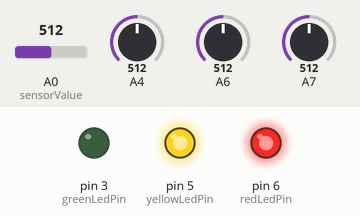
The sketch below on a simulated Arduino Uno, built with avr-gcc and run on an emulated ATmega328P. Shown: output pins drawn as LEDs (lit = HIGH). Inputs (shaded band) come from the test bench; at power-on: A0 (sensorValue) = 512, A4 = 512, A6 = 512, A7 = 512.

Above: at 1.2 s.
1.3 s: A0 (sensorValue) set to 106
2.8 s: A0 (sensorValue) set to 93
At 3.2 s:
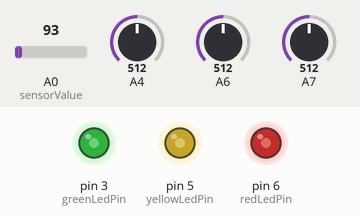
4.3 s: A0 (sensorValue) set to 110
At 5.1 s:
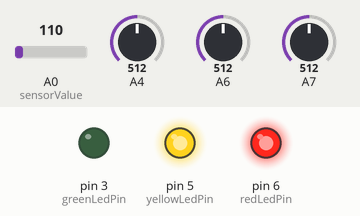
5.8 s: A0 (sensorValue) set to 90
At 6.7 s:
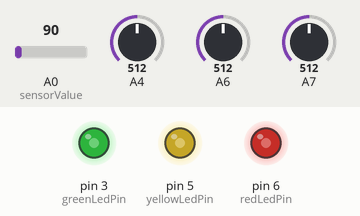
7.3 s: A4 set to 716
At 8.5 s:
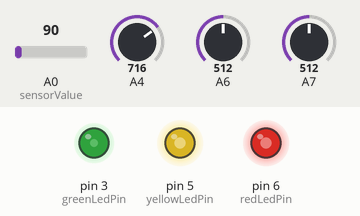
8.8 s: A4 set to 306
At 10.2 s:
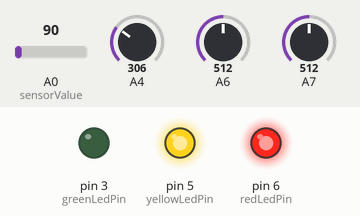
Timing chart, 0 to 11.3 s (numbered marks = the images above; inputs shaded):
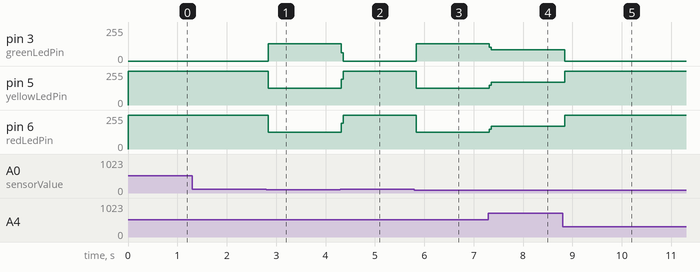

The sketch:

_05_Threshold.ino
```cpp
/*
 Sensor Threshold

 Behavior:
 This code reads the ambient light using a photocell and turns on
 an different LED depending on threshold values set by hand in the code.

 Circuit:
 * Pin 3: LED, anode to microcontroller, 330 Ohm resistor from
 cathode to ground
 * Pin 3: red LED, anode to microcontroller, 330 Ohm resistor from
 cathode to ground
 * Pin 5: yellow LED, anode to microcontroller, 330 Ohm resistor from
 cathode to ground
 * Pin 6: green LED, anode to microcontroller, 330 Ohm resistor from
 cathode to ground
 * Pin A0: Attach one lead of a photocell to 5V and another to a 10k Ohm
 resistor that is connected to ground. Connect the Arduino sensor pin to
 the photocell lead that is also attached to the 10k Ohm resistor.

 photocell
  _________     ____(/\/\/\)--|5V+
 |	   |    |
 | Arduino |    |
 |    	 A0|-----
 |  	   |    |   10k Ohm
 |  	   |    |---/\/\/\-----|l> GND
 |         |
 |    	   |    LED     330 Ohm
 |     PIN3|----(>|)----/\/\/\----|l> GND
 |         |
 |         |    LED     330 Ohm
 |     PIN5|----(>|)----/\/\/\----|l> GND
 |         |
 |         |    LED     330 Ohm
 |     PIN6|----(>|)----/\/\/\----|l> GND
 |_________|

 (ADVANCED QUESTION: what happens if you switch the 10kOhm resistor and the photocell? )

 Loosely based on "Knock" Example Code included w/ Arduino 1.0.5.
 Adapted by Carlyn Maw 2013

 */

//////////////////////////////////////////////////////////////////////
///////////// USER DEFINED CONSTANTS & STARTING VALUES ///////////////

//where the led is
const int redLedPin = 6;
const int yellowLedPin = 5;
const int greenLedPin = 3;

//where the sensor is, and its typical range
const int sensorPin = A0;
const int yellowThreshold = 100; //manual choice.
const int redThreshold = 400;  //manual choice.

//////////////////////////////////////////////////////////////////////
//variables, value determined by the code
int sensorValue = 0;      // holds the sensor reading, max range 0 to 1023

// the setup routine runs once when you press reset
void setup() {

  // initialize serial communication at 9600 bits per second:
  Serial.begin(9600);

  // initialize the digital pin as an output:
  pinMode(redLedPin, OUTPUT);
  pinMode(yellowLedPin, OUTPUT);
  pinMode(greenLedPin, OUTPUT);

  //make sure everyone starts off
  digitalWrite(greenLedPin, LOW);
  digitalWrite(yellowLedPin, LOW);
  digitalWrite(redLedPin, LOW);
}


void loop() {

  // read the analog input and store the value in sensorValue
  sensorValue = analogRead(sensorValue);

  //just incase threshold needs to be debugged.
  //Serial.println(sensorValue);
  //delay(10);

  // if the sensor reading is less than the threshold:
  if (sensorValue <= yellowThreshold) {
    // update the LED pin
    digitalWrite(greenLedPin, HIGH);
    digitalWrite(yellowLedPin, LOW);
    digitalWrite(redLedPin, LOW);
  }
  else if ((sensorValue > yellowThreshold) && (sensorValue < redThreshold)) {
    digitalWrite(greenLedPin, LOW);
    digitalWrite(yellowLedPin, HIGH);
    digitalWrite(redLedPin, HIGH);
  }
  else if (sensorValue >= redThreshold) {
    digitalWrite(greenLedPin, LOW);
    digitalWrite(yellowLedPin, HIGH);
    digitalWrite(redLedPin, HIGH);
  }

}
```

Measured:
- the behaviour switches between 101 and 100 on A0 (sensorValue) (found by bisection; images 0 and 1)
- after the input at 1.3 s, every drawn part: stays the same
- after the input at 2.8 s, pin 3 (greenLedPin): 0/255 → 128/255 at once; pin 5 (yellowLedPin), pin 6 (redLedPin): 255/255 → 127/255 at once
- after the input at 4.3 s, pin 3 (greenLedPin): 128/255 → 0/255 at once; pin 5 (yellowLedPin), pin 6 (redLedPin): 127/255 → 255/255 at once
- after the input at 5.8 s, pin 3 (greenLedPin): 0/255 → 128/255 at once; pin 5 (yellowLedPin), pin 6 (redLedPin): 255/255 → 127/255 at once
- after the input at 7.3 s, pin 3 (greenLedPin): 128/255 → 85/255 at once; pin 5 (yellowLedPin), pin 6 (redLedPin): 127/255 → 170/255 at once
- after the input at 8.8 s, pin 3 (greenLedPin): 85/255 → 0/255 at once; pin 5 (yellowLedPin), pin 6 (redLedPin): 170/255 → 255/255 at once
